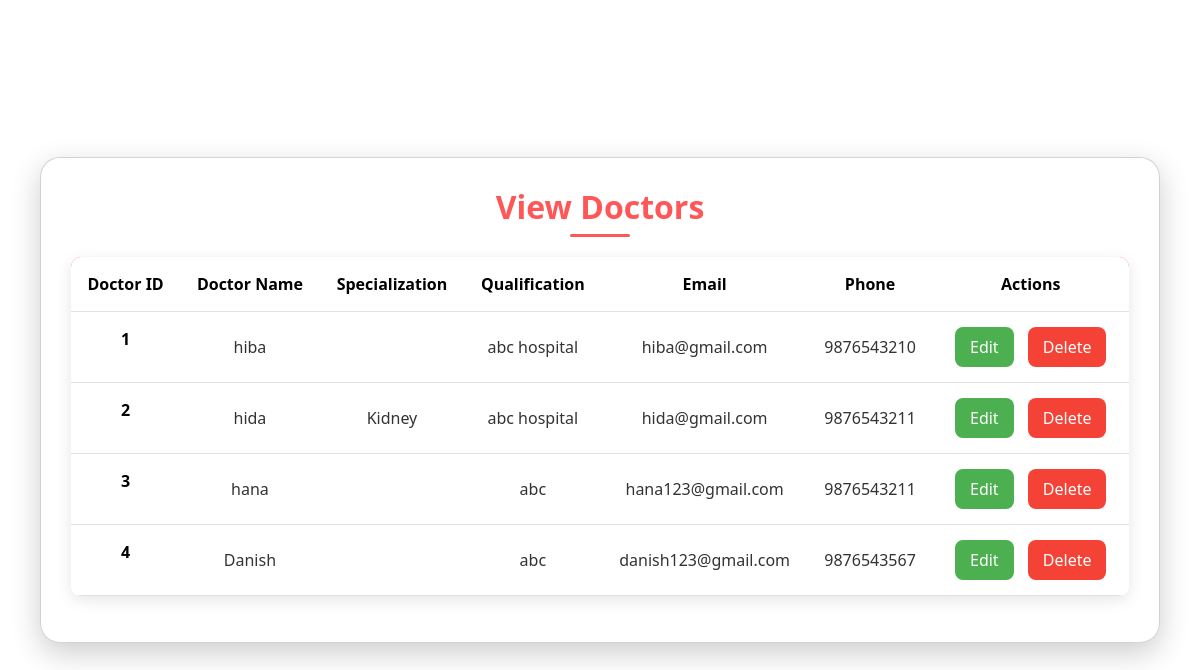
Page /viewdoctor on the earlier database version.
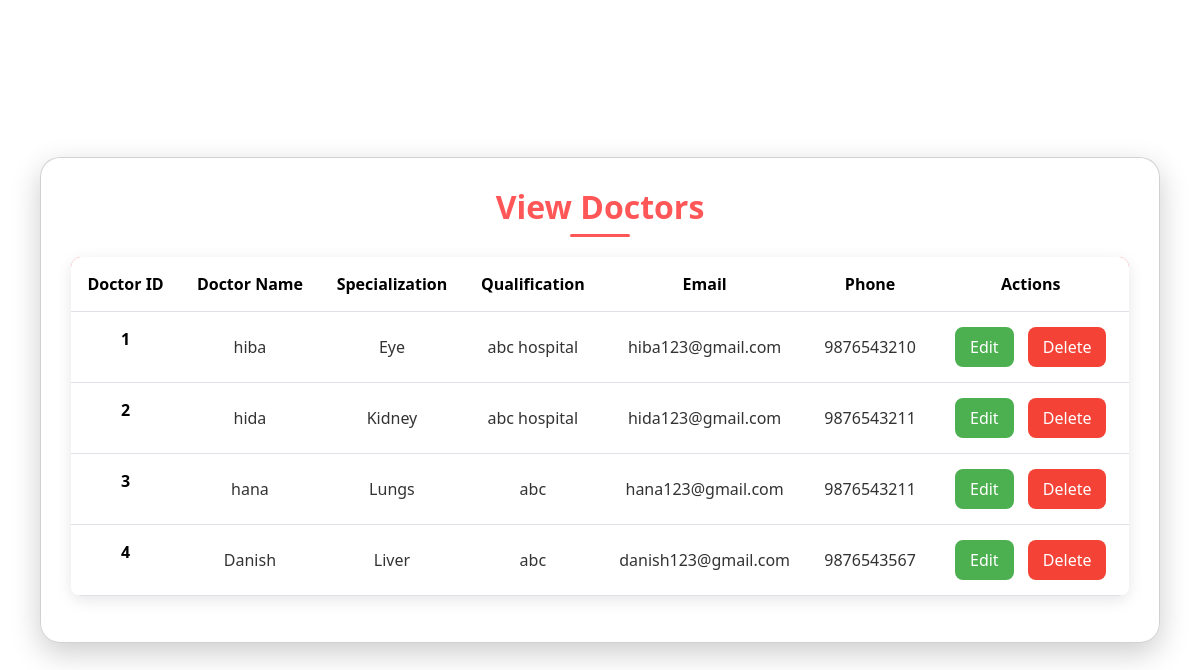
Same page on the later database version.
### Organsharingapp/models.py (models this page shows)
class Doctor(models.Model):
    doctor_id=models.ForeignKey(Logintable,on_delete=models.CASCADE,null=True,blank=True)
    doctor_name=models.CharField(max_length=100,null=True,blank=True)
    hospital=models.CharField(max_length=100,null=True,blank=True)
    specialization=models.ForeignKey(Organ,on_delete=models.CASCADE,null=True,blank=True)
    email=models.CharField(max_length=100,null=True,blank=True)
    phone=models.CharField(max_length=100,null=True,blank=True)

class Organ(models.Model):
    organ_name=models.CharField(max_length=100,null=True,blank=True)

### Organsharingapp/views.py (the view)
# urls.py: path('viewdoctor', ViewDoc.as_view(), name='viewdoctor'),
class ViewDoc(View):
    def get(Self,request):
        doc=Doctor.objects.all()
        return render(request,'administrator/view doctor.html',{'doc':doc})

### templates/administrator/view doctor.html (shortened to what this page needs)
<!DOCTYPE html>
<html lang="en">
<head>
    <link href="https://cdn.jsdelivr.net/npm/bootstrap@5.3.3/dist/css/bootstrap.min.css" rel="stylesheet">
</head>
<body>
    <div class="container-fluid">
        <div class="card">
            <h2>View Doctors</h2>
            <table class="table">
                <thead>
                    <tr>
                        <th scope="col">Doctor ID</th>
                        <th scope="col">Doctor Name</th>
                        <th scope="col">Specialization</th>
                        <th scope="col">Qualification</th>
                        <th scope="col">Email</th>
                        <th scope="col">Phone</th>
                        <th scope="col">Actions</th>
                    </tr>
                </thead>
                <tbody>
                    {% for i in doc %}
                    <tr>
                        <th scope="row">{{ forloop.counter }}</th>
                        <td>{{ i.doctor_name }}</td>
                        <td>{{ i.specialization.organ_name }}</td>
                        <td>{{ i.hospital }}</td>
                        <td>{{ i.email }}</td>
                        <td>{{ i.phone }}</td>
                        <td>
                            <a href="{% url 'editdoctor' i.id %}" class="btn-edit">Edit</a>
                            <a href="{% url 'DeleteDoc' i.id %}" class="btn-delete">Delete</a>
                        </td>
                    </tr>
                    {% endfor %}
                </tbody>
            </table>
        </div>
    </div>
</body>
</html>

### templates/administrator/view doctor.html (style rules this page uses)
:root { --primary-color: #ff5757; --secondary-color: #fff0f0; --text-color: #333; --hover-color: #ff8787; }
body { margin: 0; font-family: 'Segoe UI', Tahoma, Geneva, Verdana, sans-serif; background: url('https://images.unsplash.com/photo-1579684385127-1ef15d508118?ixlib=rb-4.0.3&auto=format&fit=crop&w=1350&q=80') no-repeat center center fixed; background-size: cover; min-height: 100vh; display: flex; justify-content: center; align-items: center; backdrop-filter: blur(5px); }
.container-fluid { padding: 40px; max-width: 1200px; }
.card { background: rgba(255, 255, 255, 0.9); border-radius: 20px; box-shadow: 0 10px 30px rgba(0, 0, 0, 0.2); padding: 30px; transition: transform 0.3s ease, box-shadow 0.3s ease; }
h2 { text-align: center; color: var(--primary-color); font-weight: 700; font-size: 32px; margin-bottom: 30px; position: relative; }
h2::after { content: ''; position: absolute; width: 60px; height: 3px; background: var(--primary-color); bottom: -10px; left: 50%; transform: translateX(-50%); border-radius: 2px; }
.table { width: 100%; border-radius: 10px; overflow: hidden; background: #fff; box-shadow: 0 4px 15px rgba(0, 0, 0, 0.1); }
.table thead { background: var(--primary-color); color: #fff; }
.table th { font-weight: 600; padding: 15px; text-align: center; }
.table td { padding: 15px; vertical-align: middle; text-align: center; color: var(--text-color); }
.table tbody tr { transition: background 0.3s ease; }
.btn-edit, .btn-delete { padding: 8px 15px; border-radius: 8px; text-decoration: none; font-weight: 500; transition: background 0.3s ease, transform 0.2s ease; display: inline-block; margin: 0 5px; }
.btn-edit { background: #4caf50; color: #fff; border: none; }
.btn-delete { background: #f44336; color: #fff; border: none; }

Differences in the rows shown:
changed Doctor "hiba": specialization.organ_name (not shown) → "Eye"; email "hiba@gmail.com" → "hiba123@gmail.com"
changed Doctor "hida": email "hida@gmail.com" → "hida123@gmail.com"
changed Doctor "hana": specialization.organ_name (not shown) → "Lungs"
changed Doctor "Danish": specialization.organ_name (not shown) → "Liver"
